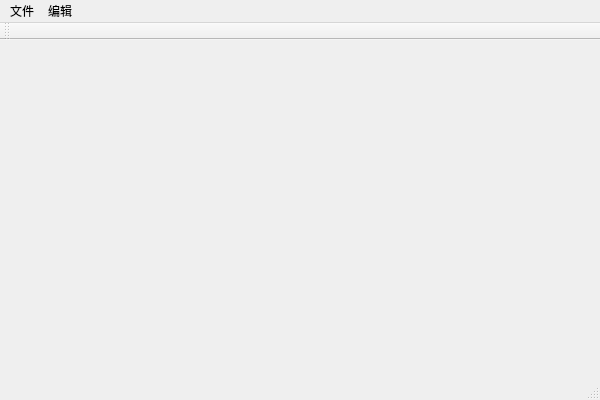
<?xml version="1.0" encoding="UTF-8"?>
<ui version="4.0">
 <class>MainWindowClass</class>
 <widget class="QMainWindow" name="MainWindowClass">
  <property name="geometry">
   <rect>
    <x>0</x>
    <y>0</y>
    <width>600</width>
    <height>400</height>
   </rect>
  </property>
  <property name="windowTitle">
   <string>MainWindow</string>
  </property>
  <property name="windowIcon">
   <iconset resource="mainwindow.qrc">
    <normaloff>:/new/prefix1/img/01.jpg</normaloff>
    <activeon>:/new/prefix1/img/01.jpg</activeon>:/new/prefix1/img/01.jpg</iconset>
  </property>
  <property name="windowOpacity">
   <double>0.000000000000000</double>
  </property>
  <widget class="QWidget" name="centralWidget"/>
  <widget class="QMenuBar" name="menuBar">
   <property name="geometry">
    <rect>
     <x>0</x>
     <y>0</y>
     <width>600</width>
     <height>26</height>
    </rect>
   </property>
   <widget class="QMenu" name="file">
    <property name="title">
     <string>文件</string>
    </property>
    <widget class="QMenu" name="menuNew">
     <property name="title">
      <string>New</string>
     </property>
     <addaction name="actionjpg"/>
     <addaction name="actionpng"/>
     <addaction name="actionadd"/>
    </widget>
    <addaction name="menuNew"/>
    <addaction name="actionSave"/>
    <addaction name="separator"/>
    <addaction name="actiondelete"/>
   </widget>
   <widget class="QMenu" name="edit">
    <property name="title">
     <string>编辑</string>
    </property>
   </widget>
   <addaction name="file"/>
   <addaction name="edit"/>
  </widget>
  <widget class="QToolBar" name="mainToolBar">
   <attribute name="toolBarArea">
    <enum>TopToolBarArea</enum>
   </attribute>
   <attribute name="toolBarBreak">
    <bool>false</bool>
   </attribute>
  </widget>
  <widget class="QStatusBar" name="statusBar"/>
  <action name="actionSave">
   <property name="text">
    <string>Save</string>
   </property>
   <property name="shortcut">
    <string>Ctrl+N, Return</string>
   </property>
  </action>
  <action name="actiondelete">
   <property name="text">
    <string>delete</string>
   </property>
  </action>
  <action name="actionjpg">
   <property name="text">
    <string>jpg</string>
   </property>
  </action>
  <action name="actionpng">
   <property name="text">
    <string>png</string>
   </property>
   <property name="shortcut">
    <string>Ctrl+N</string>
   </property>
  </action>
  <action name="actionadd">
   <property name="text">
    <string>add</string>
   </property>
  </action>
 </widget>
 <layoutdefault spacing="6" margin="11"/>
 <resources>
  <include location="mainwindow.qrc"/>
 </resources>
 <connections/>
</ui>
